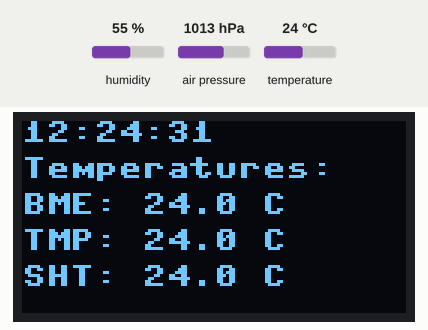
Recording of a program running on a simulated ESP32 board running MicroPython. Shown: 128×64 one-colour display. The inputs (shaded band) are chosen by the test bench; at power-on: temperature 24 °C, humidity 55 %, air pressure 1013 hPa. WiFi joins after 1.5 s; the clock reads 2024-03-15 10:24:30 at power-on unless the program sets it; values from a settings file that is not in the repository are placeholders; library files of the repository ran but are not shown: ssd1306.py, bme280.py; what the program prints to the serial console is not drawn.

Above: at 3.1 s.
3.2 s: temperature set to 12 °C
At 12.6 s:
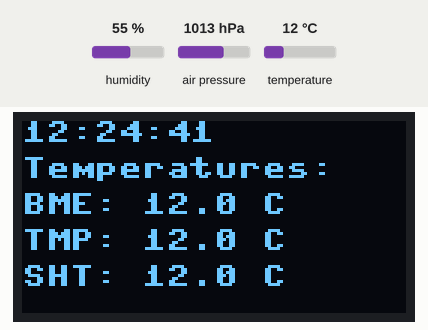
13.5 s: temperature set to 19 °C
At 22.5 s:
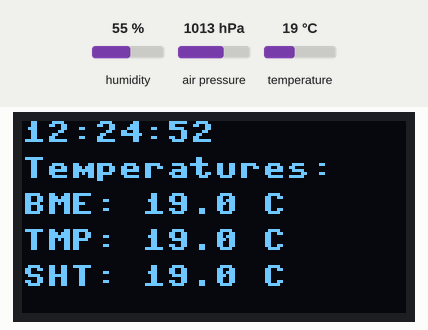
23.5 s: temperature set to 28 °C
At 32.4 s:
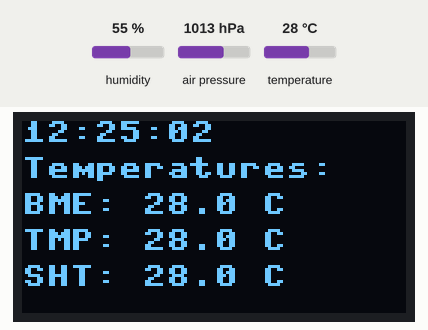
Timing chart, 0 to 33.9 s (numbered marks = the images above; inputs shaded):
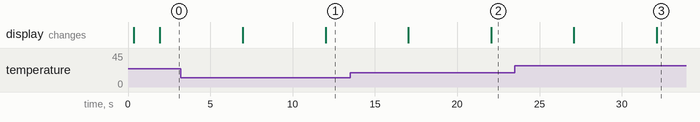

The program:

main.py
```python
from machine import Pin, I2C
import network
import ntptime
import time
import ssd1306

import sht4x   # Treiber für SHT45
from tmp117 import TMP117  # Angenommen, TMP117-Treiber hast du als tmp117.py

from config import WIFI_SSID, WIFI_PASSWORD  # Deine WLAN-Zugangsdaten

# WLAN-Verbindung herstellen
def connect_wifi(ssid, password):
    wlan = network.WLAN(network.STA_IF)
    wlan.active(True)
    if not wlan.isconnected():
        print("Verbinde mit WLAN...")
        try:
            wlan.connect(ssid, password)
        except:
            print("Kein WLAN gefunden")
            return False
        for _ in range(100):
            if wlan.isconnected():
                break
            time.sleep(0.1)
    if wlan.isconnected():
        print("WLAN verbunden:", wlan.ifconfig())
        return True
    else:
        print("WLAN-Verbindung fehlgeschlagen.")
        return False

# Uhrzeit synchronisieren
def sync_time(offset_hours=2):
    try:
        ntptime.settime()
        print("Uhrzeit synchronisiert.")
        return time.time() + offset_hours * 3600
    except:
        print("Zeit konnte nicht synchronisiert werden.")
        return time.time()

do_logging = False

def main():
    # I2C einrichten
    i2c = I2C(0, scl=Pin(5), sda=Pin(4))
    print("I2C scan:", [hex(x) for x in i2c.scan()])

    has_bmp280 = has_bme280 = has_sht45 = has_tmp117 = False

    devices = i2c.scan()

    bm_addr = 0x76
    # Sensorerkennung
    if 0x76 in devices or 0x77 in devices:
        try:
            bm_addr = 0x76 if 0x76 in devices else 0x77
            chip_id = int.from_bytes(i2c.readfrom_mem(bm_addr, 0xD0, 1), 'little')
            print("Chip-ID 0x76:", hex(chip_id))
            if chip_id == 0x60:
                has_bme280= True
            if chip_id == 0x58:
                has_bmp280= True
            print("BME280/BMP280 gefunden an Adresse", hex(bm_addr))
        except Exception as e:
            print("BME280 / BMP 280 Suche fehlgeschlagen:", e)

    if has_bme280:
        from bme280 import BME280  # BME280-Treiber (MicroPython)
        try:
            bme = BME280(i2c, bm_addr)
            print("BME280 gefunden an Adresse", hex(bm_addr))
        except Exception as e:
            print("BME280 Initialisierung fehlgeschlagen:", e)

    if has_bmp280:
        import bmp280
        try:
            bmp = bmp280.BMP280(i2c)
            print("BMP280 gefunden an Adresse", hex(bm_addr))
        except Exception as e:
            print("BMP280 Initialisierung fehlgeschlagen:", e)

    if 0x3C not in devices:
        raise OSError("OLED nicht gefunden.")
    else:
        print("OLED gefunden.")

    if 0x44 in devices:
        try:
            sht = sht4x.SHT4x(i2c)
            has_sht45 = True
            print("SHT45 gefunden.")
        except Exception as e:
            print("SHT45 initialisierung fehlgeschlagen:", e)

    if 0x48 in devices:
        try:
            tmp = TMP117(i2c)
            has_tmp117 = True
            print("TMP117 gefunden.")
        except Exception as e:
            print("TMP117 initialisierung fehlgeschlagen:", e)

    # OLED starten
    oled = ssd1306.SSD1306_I2C(128, 64, i2c)
    rtc_offset = 2

    # WLAN verbinden und Zeit holen
    if connect_wifi(WIFI_SSID, WIFI_PASSWORD):
        base_time = sync_time(rtc_offset)
    else:
        print("Setze fort ohne WLAN")

    if do_logging:
        # Datei vorbereiten (Header mit allen Messgrößen)
        filename = "log.csv"
        try:
            with open(filename, "x") as f:
                f.write("timestamp,temp_C,pressure_hPa,humidity_pct,sht_temp_C,sht_rh,tmp117_temp_C\n")
        except OSError:
            # Datei existiert vermutlich schon
            pass

        print("Logging gestartet. Speichere in:", filename)

    while True:
        # Messwerte lesen
        if has_bme280:
            bmp_t, bmp_p, bmp_h = bme.read_compensated_data()
        elif has_bmp280:
            bmp_t = bmp.temperature
            bmp_p = bmp.pressure
            bmp_h = 0.0
        else:
            bmp_t = bmp_p = bmp_h = 0.0

        if has_sht45:
            sht_t, sht_rh = sht.measurements
        else:
            sht_t = sht_rh = 0.0

        if has_tmp117:
            tmp_t = tmp.read_temp()
        else:
            tmp_t = 0.0

        # Zeitstempel erstellen
        now = time.localtime(time.time() + rtc_offset * 3600)
        timestamp = "{:04d}-{:02d}-{:02d} {:02d}:{:02d}:{:02d}".format(*now[:6])

        if do_logging:
            # Daten in Datei schreiben
            with open(filename, "a") as f:
                f.write("{},{:.2f},{:.2f},{:.2f},{:.2f},{:.2f},{:.2f}\n".format(
                    timestamp, bmp_t, bmp_p, bmp_h, sht_t, sht_rh, tmp_t))

        # OLED anzeigen
        line_ofs = 12

        oled.fill(0)
        oled.text(timestamp[11:], 0, 0)  # Uhrzeit
        oled.text("Temperatures:", 0, 1*line_ofs)
        oled.text("BME: {:.1f} C".format(bmp_t), 0, 2*line_ofs)
        oled.text("TMP: {:.1f} C".format(tmp_t), 0, 3*line_ofs)
        oled.text("SHT: {:.1f} C".format(sht_t), 0, 4*line_ofs)
        oled.show()

        time.sleep(5) # Intervall in Sekunden

        oled.fill(0)
        oled.text("Rel Humidities:", 0, 0)
        oled.text("BME: {:.1f} %".format(bmp_h), 0, 1*line_ofs)
        oled.text("SHT: {:.1f} %".format(sht_rh), 0, 2*line_ofs)
        oled.text("Air Pressure:", 0, 3*line_ofs)
        oled.text("BME: {:.1f} hPa".format(bmp_p), 0, 4*line_ofs)
        oled.show()

        time.sleep(5) # Intervall in Sekunden

if __name__ == "__main__":
    main()
```

sht4x.py
```python
import time

class SHT4x:
    DEFAULT_ADDR = 0x44

    def __init__(self, i2c, address=DEFAULT_ADDR):
        self.i2c = i2c
        self.addr = address

    def _send_cmd(self, cmd):
        self.i2c.writeto(self.addr, bytes([cmd]))

    @property
    def measurements(self):
        # Single shot high precision measurement command
        self._send_cmd(0xFD)
        time.sleep(0.01)
        data = self.i2c.readfrom(self.addr, 6)
        temp_raw = data[0] << 8 | data[1]
        rh_raw   = data[3] << 8 | data[4]
        temp_c = -45 + (175 * (temp_raw / 65535.0))
        rh = 100 * (rh_raw / 65535.0)
        return temp_c, rh
```

tmp117.py
```python
# TMP117 Treiber als kleine Klasse
class TMP117:
    def __init__(self, i2c, addr=0x48):
        self.i2c = i2c
        self.addr = addr
        # Konfigurationsregister (optional): Normalbetrieb
        # self.i2c.writeto_mem(self.addr, 0x01, b'\x02\x00')  # z.B. shutdown deaktivieren
    def read_temp(self):
        # Temperaturregister ist 0x00, 16-bit
        data = self.i2c.readfrom_mem(self.addr, 0x00, 2)
        raw = data[0] << 8 | data[1]
        # TMP117 gibt Temperatur in 0.0078125 Grad pro LSB
        if raw & 0x8000:  # negativ
            raw -= 1 << 16
        temp_c = raw * 0.0078125
        return temp_c
```
